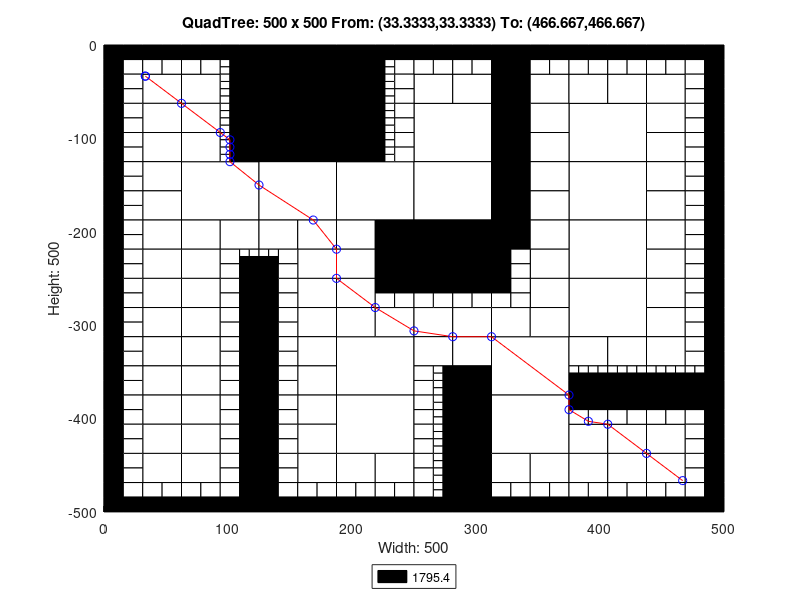

Write MATLAB code to recreate this figure.
axis([0 500 -500 0]);
title('QuadTree: 500 x 500 From: (33.3333,33.3333) To: (466.667,466.667)');
xlabel('Width: 500');
ylabel('Height: 500');
rectangle('Position',[125 -62.5 62.5 62.5], 'FaceColor',[0 0 0]);
rectangle('Position',[125 -125 62.5 62.5], 'FaceColor',[0 0 0]);
rectangle('Position',[62.5 -187.5 62.5 62.5], 'FaceColor',[1 1 1]);
rectangle('Position',[125 -187.5 62.5 62.5], 'FaceColor',[1 1 1]);
rectangle('Position',[187.5 -187.5 62.5 62.5], 'FaceColor',[1 1 1]);
rectangle('Position',[250 -125 62.5 62.5], 'FaceColor',[1 1 1]);
rectangle('Position',[375 -125 62.5 62.5], 'FaceColor',[1 1 1]);
rectangle('Position',[250 -187.5 62.5 62.5], 'FaceColor',[1 1 1]);
rectangle('Position',[250 -250 62.5 62.5], 'FaceColor',[0 0 0]);
rectangle('Position',[375 -187.5 62.5 62.5], 'FaceColor',[1 1 1]);
rectangle('Position',[375 -250 62.5 62.5], 'FaceColor',[1 1 1]);
rectangle('Position',[187.5 -375 62.5 62.5], 'FaceColor',[1 1 1]);
rectangle('Position',[187.5 -437.5 62.5 62.5], 'FaceColor',[1 1 1]);
rectangle('Position',[312.5 -375 62.5 62.5], 'FaceColor',[1 1 1]);
rectangle('Position',[375 -312.5 62.5 62.5], 'FaceColor',[1 1 1]);
rectangle('Position',[312.5 -437.5 62.5 62.5], 'FaceColor',[1 1 1]);
rectangle('Position',[31.25 -62.5 31.25 31.25], 'FaceColor',[1 1 1]);
rectangle('Position',[62.5 -62.5 31.25 31.25], 'FaceColor',[1 1 1]);
rectangle('Position',[31.25 -93.75 31.25 31.25], 'FaceColor',[1 1 1]);
rectangle('Position',[31.25 -125 31.25 31.25], 'FaceColor',[1 1 1]);
rectangle('Position',[62.5 -93.75 31.25 31.25], 'FaceColor',[1 1 1]);
rectangle('Position',[62.5 -125 31.25 31.25], 'FaceColor',[1 1 1]);
rectangle('Position',[187.5 -31.25 31.25 31.25], 'FaceColor',[0 0 0]);
rectangle('Position',[187.5 -62.5 31.25 31.25], 'FaceColor',[0 0 0]);
rectangle('Position',[187.5 -93.75 31.25 31.25], 'FaceColor',[0 0 0]);
rectangle('Position',[187.5 -125 31.25 31.25], 'FaceColor',[0 0 0]);
rectangle('Position',[31.25 -156.25 31.25 31.25], 'FaceColor',[1 1 1]);
rectangle('Position',[31.25 -187.5 31.25 31.25], 'FaceColor',[1 1 1]);
rectangle('Position',[31.25 -218.75 31.25 31.25], 'FaceColor',[1 1 1]);
rectangle('Position',[31.25 -250 31.25 31.25], 'FaceColor',[1 1 1]);
rectangle('Position',[62.5 -218.75 31.25 31.25], 'FaceColor',[1 1 1]);
rectangle('Position',[93.75 -218.75 31.25 31.25], 'FaceColor',[1 1 1]);
rectangle('Position',[62.5 -250 31.25 31.25], 'FaceColor',[1 1 1]);
rectangle('Position',[125 -218.75 31.25 31.25], 'FaceColor',[1 1 1]);
rectangle('Position',[156.25 -218.75 31.25 31.25], 'FaceColor',[1 1 1]);
rectangle('Position',[156.25 -250 31.25 31.25], 'FaceColor',[1 1 1]);
rectangle('Position',[187.5 -218.75 31.25 31.25], 'FaceColor',[1 1 1]);
rectangle('Position',[218.75 -218.75 31.25 31.25], 'FaceColor',[0 0 0]);
rectangle('Position',[187.5 -250 31.25 31.25], 'FaceColor',[1 1 1]);
rectangle('Position',[218.75 -250 31.25 31.25], 'FaceColor',[0 0 0]);
rectangle('Position',[250 -62.5 31.25 31.25], 'FaceColor',[1 1 1]);
rectangle('Position',[281.25 -62.5 31.25 31.25], 'FaceColor',[1 1 1]);
rectangle('Position',[312.5 -31.25 31.25 31.25], 'FaceColor',[0 0 0]);
rectangle('Position',[312.5 -62.5 31.25 31.25], 'FaceColor',[0 0 0]);
rectangle('Position',[343.75 -62.5 31.25 31.25], 'FaceColor',[1 1 1]);
rectangle('Position',[312.5 -93.75 31.25 31.25], 'FaceColor',[0 0 0]);
rectangle('Position',[343.75 -93.75 31.25 31.25], 'FaceColor',[1 1 1]);
rectangle('Position',[312.5 -125 31.25 31.25], 'FaceColor',[0 0 0]);
rectangle('Position',[343.75 -125 31.25 31.25], 'FaceColor',[1 1 1]);
rectangle('Position',[375 -62.5 31.25 31.25], 'FaceColor',[1 1 1]);
rectangle('Position',[406.25 -62.5 31.25 31.25], 'FaceColor',[1 1 1]);
rectangle('Position',[437.5 -62.5 31.25 31.25], 'FaceColor',[1 1 1]);
rectangle('Position',[437.5 -93.75 31.25 31.25], 'FaceColor',[1 1 1]);
rectangle('Position',[437.5 -125 31.25 31.25], 'FaceColor',[1 1 1]);
rectangle('Position',[312.5 -156.25 31.25 31.25], 'FaceColor',[0 0 0]);
rectangle('Position',[343.75 -156.25 31.25 31.25], 'FaceColor',[1 1 1]);
rectangle('Position',[312.5 -187.5 31.25 31.25], 'FaceColor',[0 0 0]);
rectangle('Position',[343.75 -187.5 31.25 31.25], 'FaceColor',[1 1 1]);
rectangle('Position',[312.5 -218.75 31.25 31.25], 'FaceColor',[0 0 0]);
rectangle('Position',[343.75 -218.75 31.25 31.25], 'FaceColor',[1 1 1]);
rectangle('Position',[343.75 -250 31.25 31.25], 'FaceColor',[1 1 1]);
rectangle('Position',[437.5 -156.25 31.25 31.25], 'FaceColor',[1 1 1]);
rectangle('Position',[437.5 -187.5 31.25 31.25], 'FaceColor',[1 1 1]);
rectangle('Position',[437.5 -218.75 31.25 31.25], 'FaceColor',[1 1 1]);
rectangle('Position',[437.5 -250 31.25 31.25], 'FaceColor',[1 1 1]);
rectangle('Position',[31.25 -281.25 31.25 31.25], 'FaceColor',[1 1 1]);
rectangle('Position',[31.25 -312.5 31.25 31.25], 'FaceColor',[1 1 1]);
rectangle('Position',[62.5 -281.25 31.25 31.25], 'FaceColor',[1 1 1]);
rectangle('Position',[62.5 -312.5 31.25 31.25], 'FaceColor',[1 1 1]);
rectangle('Position',[31.25 -343.75 31.25 31.25], 'FaceColor',[1 1 1]);
rectangle('Position',[31.25 -375 31.25 31.25], 'FaceColor',[1 1 1]);
rectangle('Position',[62.5 -343.75 31.25 31.25], 'FaceColor',[1 1 1]);
rectangle('Position',[62.5 -375 31.25 31.25], 'FaceColor',[1 1 1]);
rectangle('Position',[156.25 -281.25 31.25 31.25], 'FaceColor',[1 1 1]);
rectangle('Position',[156.25 -312.5 31.25 31.25], 'FaceColor',[1 1 1]);
rectangle('Position',[187.5 -281.25 31.25 31.25], 'FaceColor',[1 1 1]);
rectangle('Position',[187.5 -312.5 31.25 31.25], 'FaceColor',[1 1 1]);
rectangle('Position',[218.75 -312.5 31.25 31.25], 'FaceColor',[1 1 1]);
rectangle('Position',[156.25 -343.75 31.25 31.25], 'FaceColor',[1 1 1]);
rectangle('Position',[156.25 -375 31.25 31.25], 'FaceColor',[1 1 1]);
rectangle('Position',[31.25 -406.25 31.25 31.25], 'FaceColor',[1 1 1]);
rectangle('Position',[31.25 -437.5 31.25 31.25], 'FaceColor',[1 1 1]);
rectangle('Position',[62.5 -406.25 31.25 31.25], 'FaceColor',[1 1 1]);
rectangle('Position',[62.5 -437.5 31.25 31.25], 'FaceColor',[1 1 1]);
rectangle('Position',[31.25 -468.75 31.25 31.25], 'FaceColor',[1 1 1]);
rectangle('Position',[62.5 -468.75 31.25 31.25], 'FaceColor',[1 1 1]);
rectangle('Position',[156.25 -406.25 31.25 31.25], 'FaceColor',[1 1 1]);
rectangle('Position',[156.25 -437.5 31.25 31.25], 'FaceColor',[1 1 1]);
rectangle('Position',[156.25 -468.75 31.25 31.25], 'FaceColor',[1 1 1]);
rectangle('Position',[187.5 -468.75 31.25 31.25], 'FaceColor',[1 1 1]);
rectangle('Position',[218.75 -468.75 31.25 31.25], 'FaceColor',[1 1 1]);
rectangle('Position',[250 -312.5 31.25 31.25], 'FaceColor',[1 1 1]);
rectangle('Position',[281.25 -312.5 31.25 31.25], 'FaceColor',[1 1 1]);
rectangle('Position',[343.75 -281.25 31.25 31.25], 'FaceColor',[1 1 1]);
rectangle('Position',[312.5 -312.5 31.25 31.25], 'FaceColor',[1 1 1]);
rectangle('Position',[343.75 -312.5 31.25 31.25], 'FaceColor',[1 1 1]);
rectangle('Position',[250 -343.75 31.25 31.25], 'FaceColor',[1 1 1]);
rectangle('Position',[281.25 -343.75 31.25 31.25], 'FaceColor',[1 1 1]);
rectangle('Position',[281.25 -375 31.25 31.25], 'FaceColor',[0 0 0]);
rectangle('Position',[437.5 -281.25 31.25 31.25], 'FaceColor',[1 1 1]);
rectangle('Position',[437.5 -312.5 31.25 31.25], 'FaceColor',[1 1 1]);
rectangle('Position',[375 -343.75 31.25 31.25], 'FaceColor',[1 1 1]);
rectangle('Position',[406.25 -343.75 31.25 31.25], 'FaceColor',[1 1 1]);
rectangle('Position',[437.5 -343.75 31.25 31.25], 'FaceColor',[1 1 1]);
rectangle('Position',[281.25 -406.25 31.25 31.25], 'FaceColor',[0 0 0]);
rectangle('Position',[281.25 -437.5 31.25 31.25], 'FaceColor',[0 0 0]);
rectangle('Position',[281.25 -468.75 31.25 31.25], 'FaceColor',[0 0 0]);
rectangle('Position',[281.25 -500 31.25 31.25], 'FaceColor',[0 0 0]);
rectangle('Position',[312.5 -468.75 31.25 31.25], 'FaceColor',[1 1 1]);
rectangle('Position',[343.75 -468.75 31.25 31.25], 'FaceColor',[1 1 1]);
rectangle('Position',[375 -437.5 31.25 31.25], 'FaceColor',[1 1 1]);
rectangle('Position',[406.25 -437.5 31.25 31.25], 'FaceColor',[1 1 1]);
rectangle('Position',[437.5 -437.5 31.25 31.25], 'FaceColor',[1 1 1]);
rectangle('Position',[375 -468.75 31.25 31.25], 'FaceColor',[1 1 1]);
rectangle('Position',[406.25 -468.75 31.25 31.25], 'FaceColor',[1 1 1]);
rectangle('Position',[437.5 -468.75 31.25 31.25], 'FaceColor',[1 1 1]);
rectangle('Position',[0 -15.625 15.625 15.625], 'FaceColor',[0 0 0]);
rectangle('Position',[15.625 -15.625 15.625 15.625], 'FaceColor',[0 0 0]);
rectangle('Position',[0 -31.25 15.625 15.625], 'FaceColor',[0 0 0]);
rectangle('Position',[15.625 -31.25 15.625 15.625], 'FaceColor',[1 1 1]);
rectangle('Position',[31.25 -15.625 15.625 15.625], 'FaceColor',[0 0 0]);
rectangle('Position',[46.875 -15.625 15.625 15.625], 'FaceColor',[0 0 0]);
rectangle('Position',[31.25 -31.25 15.625 15.625], 'FaceColor',[1 1 1]);
rectangle('Position',[46.875 -31.25 15.625 15.625], 'FaceColor',[1 1 1]);
rectangle('Position',[0 -46.875 15.625 15.625], 'FaceColor',[0 0 0]);
rectangle('Position',[15.625 -46.875 15.625 15.625], 'FaceColor',[1 1 1]);
rectangle('Position',[0 -62.5 15.625 15.625], 'FaceColor',[0 0 0]);
rectangle('Position',[15.625 -62.5 15.625 15.625], 'FaceColor',[1 1 1]);
rectangle('Position',[62.5 -15.625 15.625 15.625], 'FaceColor',[0 0 0]);
rectangle('Position',[78.125 -15.625 15.625 15.625], 'FaceColor',[0 0 0]);
rectangle('Position',[62.5 -31.25 15.625 15.625], 'FaceColor',[1 1 1]);
rectangle('Position',[78.125 -31.25 15.625 15.625], 'FaceColor',[1 1 1]);
rectangle('Position',[93.75 -15.625 15.625 15.625], 'FaceColor',[0 0 0]);
rectangle('Position',[109.375 -15.625 15.625 15.625], 'FaceColor',[0 0 0]);
rectangle('Position',[109.375 -31.25 15.625 15.625], 'FaceColor',[0 0 0]);
rectangle('Position',[109.375 -46.875 15.625 15.625], 'FaceColor',[0 0 0]);
rectangle('Position',[109.375 -62.5 15.625 15.625], 'FaceColor',[0 0 0]);
rectangle('Position',[0 -78.125 15.625 15.625], 'FaceColor',[0 0 0]);
rectangle('Position',[15.625 -78.125 15.625 15.625], 'FaceColor',[1 1 1]);
rectangle('Position',[0 -93.75 15.625 15.625], 'FaceColor',[0 0 0]);
rectangle('Position',[15.625 -93.75 15.625 15.625], 'FaceColor',[1 1 1]);
rectangle('Position',[0 -109.375 15.625 15.625], 'FaceColor',[0 0 0]);
rectangle('Position',[15.625 -109.375 15.625 15.625], 'FaceColor',[1 1 1]);
rectangle('Position',[0 -125 15.625 15.625], 'FaceColor',[0 0 0]);
rectangle('Position',[15.625 -125 15.625 15.625], 'FaceColor',[1 1 1]);
rectangle('Position',[109.375 -78.125 15.625 15.625], 'FaceColor',[0 0 0]);
rectangle('Position',[109.375 -93.75 15.625 15.625], 'FaceColor',[0 0 0]);
rectangle('Position',[109.375 -109.375 15.625 15.625], 'FaceColor',[0 0 0]);
rectangle('Position',[109.375 -125 15.625 15.625], 'FaceColor',[0 0 0]);
rectangle('Position',[218.75 -15.625 15.625 15.625], 'FaceColor',[0 0 0]);
rectangle('Position',[234.375 -15.625 15.625 15.625], 'FaceColor',[0 0 0]);
rectangle('Position',[234.375 -31.25 15.625 15.625], 'FaceColor',[1 1 1]);
rectangle('Position',[234.375 -46.875 15.625 15.625], 'FaceColor',[1 1 1]);
rectangle('Position',[234.375 -62.5 15.625 15.625], 'FaceColor',[1 1 1]);
rectangle('Position',[234.375 -78.125 15.625 15.625], 'FaceColor',[1 1 1]);
rectangle('Position',[234.375 -93.75 15.625 15.625], 'FaceColor',[1 1 1]);
rectangle('Position',[234.375 -109.375 15.625 15.625], 'FaceColor',[1 1 1]);
rectangle('Position',[234.375 -125 15.625 15.625], 'FaceColor',[1 1 1]);
rectangle('Position',[0 -140.625 15.625 15.625], 'FaceColor',[0 0 0]);
rectangle('Position',[15.625 -140.625 15.625 15.625], 'FaceColor',[1 1 1]);
rectangle('Position',[0 -156.25 15.625 15.625], 'FaceColor',[0 0 0]);
rectangle('Position',[15.625 -156.25 15.625 15.625], 'FaceColor',[1 1 1]);
rectangle('Position',[0 -171.875 15.625 15.625], 'FaceColor',[0 0 0]);
rectangle('Position',[15.625 -171.875 15.625 15.625], 'FaceColor',[1 1 1]);
rectangle('Position',[0 -187.5 15.625 15.625], 'FaceColor',[0 0 0]);
rectangle('Position',[15.625 -187.5 15.625 15.625], 'FaceColor',[1 1 1]);
rectangle('Position',[0 -203.125 15.625 15.625], 'FaceColor',[0 0 0]);
rectangle('Position',[15.625 -203.125 15.625 15.625], 'FaceColor',[1 1 1]);
rectangle('Position',[0 -218.75 15.625 15.625], 'FaceColor',[0 0 0]);
rectangle('Position',[15.625 -218.75 15.625 15.625], 'FaceColor',[1 1 1]);
rectangle('Position',[0 -234.375 15.625 15.625], 'FaceColor',[0 0 0]);
rectangle('Position',[15.625 -234.375 15.625 15.625], 'FaceColor',[1 1 1]);
rectangle('Position',[0 -250 15.625 15.625], 'FaceColor',[0 0 0]);
rectangle('Position',[15.625 -250 15.625 15.625], 'FaceColor',[1 1 1]);
rectangle('Position',[93.75 -234.375 15.625 15.625], 'FaceColor',[1 1 1]);
rectangle('Position',[93.75 -250 15.625 15.625], 'FaceColor',[1 1 1]);
rectangle('Position',[109.375 -250 15.625 15.625], 'FaceColor',[0 0 0]);
rectangle('Position',[140.625 -234.375 15.625 15.625], 'FaceColor',[1 1 1]);
rectangle('Position',[125 -250 15.625 15.625], 'FaceColor',[0 0 0]);
rectangle('Position',[140.625 -250 15.625 15.625], 'FaceColor',[1 1 1]);
rectangle('Position',[250 -15.625 15.625 15.625], 'FaceColor',[0 0 0]);
rectangle('Position',[265.625 -15.625 15.625 15.625], 'FaceColor',[0 0 0]);
rectangle('Position',[250 -31.25 15.625 15.625], 'FaceColor',[1 1 1]);
rectangle('Position',[265.625 -31.25 15.625 15.625], 'FaceColor',[1 1 1]);
rectangle('Position',[281.25 -15.625 15.625 15.625], 'FaceColor',[0 0 0]);
rectangle('Position',[296.875 -15.625 15.625 15.625], 'FaceColor',[0 0 0]);
rectangle('Position',[281.25 -31.25 15.625 15.625], 'FaceColor',[1 1 1]);
rectangle('Position',[296.875 -31.25 15.625 15.625], 'FaceColor',[1 1 1]);
rectangle('Position',[343.75 -15.625 15.625 15.625], 'FaceColor',[0 0 0]);
rectangle('Position',[359.375 -15.625 15.625 15.625], 'FaceColor',[0 0 0]);
rectangle('Position',[343.75 -31.25 15.625 15.625], 'FaceColor',[1 1 1]);
rectangle('Position',[359.375 -31.25 15.625 15.625], 'FaceColor',[1 1 1]);
rectangle('Position',[375 -15.625 15.625 15.625], 'FaceColor',[0 0 0]);
rectangle('Position',[390.625 -15.625 15.625 15.625], 'FaceColor',[0 0 0]);
rectangle('Position',[375 -31.25 15.625 15.625], 'FaceColor',[1 1 1]);
rectangle('Position',[390.625 -31.25 15.625 15.625], 'FaceColor',[1 1 1]);
rectangle('Position',[406.25 -15.625 15.625 15.625], 'FaceColor',[0 0 0]);
rectangle('Position',[421.875 -15.625 15.625 15.625], 'FaceColor',[0 0 0]);
rectangle('Position',[406.25 -31.25 15.625 15.625], 'FaceColor',[1 1 1]);
rectangle('Position',[421.875 -31.25 15.625 15.625], 'FaceColor',[1 1 1]);
rectangle('Position',[437.5 -15.625 15.625 15.625], 'FaceColor',[0 0 0]);
rectangle('Position',[453.125 -15.625 15.625 15.625], 'FaceColor',[0 0 0]);
rectangle('Position',[437.5 -31.25 15.625 15.625], 'FaceColor',[1 1 1]);
rectangle('Position',[453.125 -31.25 15.625 15.625], 'FaceColor',[1 1 1]);
rectangle('Position',[468.75 -15.625 15.625 15.625], 'FaceColor',[0 0 0]);
rectangle('Position',[484.375 -15.625 15.625 15.625], 'FaceColor',[0 0 0]);
rectangle('Position',[468.75 -31.25 15.625 15.625], 'FaceColor',[1 1 1]);
rectangle('Position',[484.375 -31.25 15.625 15.625], 'FaceColor',[0 0 0]);
rectangle('Position',[468.75 -46.875 15.625 15.625], 'FaceColor',[1 1 1]);
rectangle('Position',[484.375 -46.875 15.625 15.625], 'FaceColor',[0 0 0]);
rectangle('Position',[468.75 -62.5 15.625 15.625], 'FaceColor',[1 1 1]);
rectangle('Position',[484.375 -62.5 15.625 15.625], 'FaceColor',[0 0 0]);
rectangle('Position',[468.75 -78.125 15.625 15.625], 'FaceColor',[1 1 1]);
rectangle('Position',[484.375 -78.125 15.625 15.625], 'FaceColor',[0 0 0]);
rectangle('Position',[468.75 -93.75 15.625 15.625], 'FaceColor',[1 1 1]);
rectangle('Position',[484.375 -93.75 15.625 15.625], 'FaceColor',[0 0 0]);
rectangle('Position',[468.75 -109.375 15.625 15.625], 'FaceColor',[1 1 1]);
rectangle('Position',[484.375 -109.375 15.625 15.625], 'FaceColor',[0 0 0]);
rectangle('Position',[468.75 -125 15.625 15.625], 'FaceColor',[1 1 1]);
rectangle('Position',[484.375 -125 15.625 15.625], 'FaceColor',[0 0 0]);
rectangle('Position',[312.5 -234.375 15.625 15.625], 'FaceColor',[0 0 0]);
rectangle('Position',[328.125 -234.375 15.625 15.625], 'FaceColor',[1 1 1]);
rectangle('Position',[312.5 -250 15.625 15.625], 'FaceColor',[0 0 0]);
rectangle('Position',[328.125 -250 15.625 15.625], 'FaceColor',[1 1 1]);
rectangle('Position',[468.75 -140.625 15.625 15.625], 'FaceColor',[1 1 1]);
rectangle('Position',[484.375 -140.625 15.625 15.625], 'FaceColor',[0 0 0]);
rectangle('Position',[468.75 -156.25 15.625 15.625], 'FaceColor',[1 1 1]);
rectangle('Position',[484.375 -156.25 15.625 15.625], 'FaceColor',[0 0 0]);
rectangle('Position',[468.75 -171.875 15.625 15.625], 'FaceColor',[1 1 1]);
rectangle('Position',[484.375 -171.875 15.625 15.625], 'FaceColor',[0 0 0]);
rectangle('Position',[468.75 -187.5 15.625 15.625], 'FaceColor',[1 1 1]);
rectangle('Position',[484.375 -187.5 15.625 15.625], 'FaceColor',[0 0 0]);
rectangle('Position',[468.75 -203.125 15.625 15.625], 'FaceColor',[1 1 1]);
rectangle('Position',[484.375 -203.125 15.625 15.625], 'FaceColor',[0 0 0]);
rectangle('Position',[468.75 -218.75 15.625 15.625], 'FaceColor',[1 1 1]);
rectangle('Position',[484.375 -218.75 15.625 15.625], 'FaceColor',[0 0 0]);
rectangle('Position',[468.75 -234.375 15.625 15.625], 'FaceColor',[1 1 1]);
rectangle('Position',[484.375 -234.375 15.625 15.625], 'FaceColor',[0 0 0]);
rectangle('Position',[468.75 -250 15.625 15.625], 'FaceColor',[1 1 1]);
rectangle('Position',[484.375 -250 15.625 15.625], 'FaceColor',[0 0 0]);
rectangle('Position',[0 -265.625 15.625 15.625], 'FaceColor',[0 0 0]);
rectangle('Position',[15.625 -265.625 15.625 15.625], 'FaceColor',[1 1 1]);
rectangle('Position',[0 -281.25 15.625 15.625], 'FaceColor',[0 0 0]);
rectangle('Position',[15.625 -281.25 15.625 15.625], 'FaceColor',[1 1 1]);
rectangle('Position',[0 -296.875 15.625 15.625], 'FaceColor',[0 0 0]);
rectangle('Position',[15.625 -296.875 15.625 15.625], 'FaceColor',[1 1 1]);
rectangle('Position',[0 -312.5 15.625 15.625], 'FaceColor',[0 0 0]);
rectangle('Position',[15.625 -312.5 15.625 15.625], 'FaceColor',[1 1 1]);
rectangle('Position',[93.75 -265.625 15.625 15.625], 'FaceColor',[1 1 1]);
rectangle('Position',[109.375 -265.625 15.625 15.625], 'FaceColor',[0 0 0]);
rectangle('Position',[93.75 -281.25 15.625 15.625], 'FaceColor',[1 1 1]);
rectangle('Position',[109.375 -281.25 15.625 15.625], 'FaceColor',[0 0 0]);
rectangle('Position',[93.75 -296.875 15.625 15.625], 'FaceColor',[1 1 1]);
rectangle('Position',[109.375 -296.875 15.625 15.625], 'FaceColor',[0 0 0]);
rectangle('Position',[93.75 -312.5 15.625 15.625], 'FaceColor',[1 1 1]);
rectangle('Position',[109.375 -312.5 15.625 15.625], 'FaceColor',[0 0 0]);
rectangle('Position',[0 -328.125 15.625 15.625], 'FaceColor',[0 0 0]);
rectangle('Position',[15.625 -328.125 15.625 15.625], 'FaceColor',[1 1 1]);
rectangle('Position',[0 -343.75 15.625 15.625], 'FaceColor',[0 0 0]);
rectangle('Position',[15.625 -343.75 15.625 15.625], 'FaceColor',[1 1 1]);
rectangle('Position',[0 -359.375 15.625 15.625], 'FaceColor',[0 0 0]);
rectangle('Position',[15.625 -359.375 15.625 15.625], 'FaceColor',[1 1 1]);
rectangle('Position',[0 -375 15.625 15.625], 'FaceColor',[0 0 0]);
rectangle('Position',[15.625 -375 15.625 15.625], 'FaceColor',[1 1 1]);
rectangle('Position',[93.75 -328.125 15.625 15.625], 'FaceColor',[1 1 1]);
rectangle('Position',[109.375 -328.125 15.625 15.625], 'FaceColor',[0 0 0]);
rectangle('Position',[93.75 -343.75 15.625 15.625], 'FaceColor',[1 1 1]);
rectangle('Position',[109.375 -343.75 15.625 15.625], 'FaceColor',[0 0 0]);
rectangle('Position',[93.75 -359.375 15.625 15.625], 'FaceColor',[1 1 1]);
rectangle('Position',[109.375 -359.375 15.625 15.625], 'FaceColor',[0 0 0]);
rectangle('Position',[93.75 -375 15.625 15.625], 'FaceColor',[1 1 1]);
rectangle('Position',[109.375 -375 15.625 15.625], 'FaceColor',[0 0 0]);
rectangle('Position',[125 -265.625 15.625 15.625], 'FaceColor',[0 0 0]);
rectangle('Position',[140.625 -265.625 15.625 15.625], 'FaceColor',[1 1 1]);
rectangle('Position',[125 -281.25 15.625 15.625], 'FaceColor',[0 0 0]);
rectangle('Position',[140.625 -281.25 15.625 15.625], 'FaceColor',[1 1 1]);
rectangle('Position',[125 -296.875 15.625 15.625], 'FaceColor',[0 0 0]);
rectangle('Position',[140.625 -296.875 15.625 15.625], 'FaceColor',[1 1 1]);
rectangle('Position',[125 -312.5 15.625 15.625], 'FaceColor',[0 0 0]);
rectangle('Position',[140.625 -312.5 15.625 15.625], 'FaceColor',[1 1 1]);
rectangle('Position',[218.75 -265.625 15.625 15.625], 'FaceColor',[0 0 0]);
rectangle('Position',[234.375 -265.625 15.625 15.625], 'FaceColor',[0 0 0]);
rectangle('Position',[218.75 -281.25 15.625 15.625], 'FaceColor',[1 1 1]);
rectangle('Position',[234.375 -281.25 15.625 15.625], 'FaceColor',[1 1 1]);
rectangle('Position',[125 -328.125 15.625 15.625], 'FaceColor',[0 0 0]);
rectangle('Position',[140.625 -328.125 15.625 15.625], 'FaceColor',[1 1 1]);
rectangle('Position',[125 -343.75 15.625 15.625], 'FaceColor',[0 0 0]);
rectangle('Position',[140.625 -343.75 15.625 15.625], 'FaceColor',[1 1 1]);
rectangle('Position',[125 -359.375 15.625 15.625], 'FaceColor',[0 0 0]);
rectangle('Position',[140.625 -359.375 15.625 15.625], 'FaceColor',[1 1 1]);
rectangle('Position',[125 -375 15.625 15.625], 'FaceColor',[0 0 0]);
rectangle('Position',[140.625 -375 15.625 15.625], 'FaceColor',[1 1 1]);
rectangle('Position',[0 -390.625 15.625 15.625], 'FaceColor',[0 0 0]);
rectangle('Position',[15.625 -390.625 15.625 15.625], 'FaceColor',[1 1 1]);
rectangle('Position',[0 -406.25 15.625 15.625], 'FaceColor',[0 0 0]);
rectangle('Position',[15.625 -406.25 15.625 15.625], 'FaceColor',[1 1 1]);
rectangle('Position',[0 -421.875 15.625 15.625], 'FaceColor',[0 0 0]);
rectangle('Position',[15.625 -421.875 15.625 15.625], 'FaceColor',[1 1 1]);
rectangle('Position',[0 -437.5 15.625 15.625], 'FaceColor',[0 0 0]);
rectangle('Position',[15.625 -437.5 15.625 15.625], 'FaceColor',[1 1 1]);
rectangle('Position',[93.75 -390.625 15.625 15.625], 'FaceColor',[1 1 1]);
rectangle('Position',[109.375 -390.625 15.625 15.625], 'FaceColor',[0 0 0]);
rectangle('Position',[93.75 -406.25 15.625 15.625], 'FaceColor',[1 1 1]);
rectangle('Position',[109.375 -406.25 15.625 15.625], 'FaceColor',[0 0 0]);
rectangle('Position',[93.75 -421.875 15.625 15.625], 'FaceColor',[1 1 1]);
rectangle('Position',[109.375 -421.875 15.625 15.625], 'FaceColor',[0 0 0]);
rectangle('Position',[93.75 -437.5 15.625 15.625], 'FaceColor',[1 1 1]);
rectangle('Position',[109.375 -437.5 15.625 15.625], 'FaceColor',[0 0 0]);
rectangle('Position',[0 -453.125 15.625 15.625], 'FaceColor',[0 0 0]);
rectangle('Position',[15.625 -453.125 15.625 15.625], 'FaceColor',[1 1 1]);
rectangle('Position',[0 -468.75 15.625 15.625], 'FaceColor',[0 0 0]);
rectangle('Position',[15.625 -468.75 15.625 15.625], 'FaceColor',[1 1 1]);
rectangle('Position',[0 -484.375 15.625 15.625], 'FaceColor',[0 0 0]);
rectangle('Position',[15.625 -484.375 15.625 15.625], 'FaceColor',[1 1 1]);
rectangle('Position',[0 -500 15.625 15.625], 'FaceColor',[0 0 0]);
rectangle('Position',[15.625 -500 15.625 15.625], 'FaceColor',[0 0 0]);
rectangle('Position',[31.25 -484.375 15.625 15.625], 'FaceColor',[1 1 1]);
rectangle('Position',[46.875 -484.375 15.625 15.625], 'FaceColor',[1 1 1]);
rectangle('Position',[31.25 -500 15.625 15.625], 'FaceColor',[0 0 0]);
rectangle('Position',[46.875 -500 15.625 15.625], 'FaceColor',[0 0 0]);
rectangle('Position',[93.75 -453.125 15.625 15.625], 'FaceColor',[1 1 1]);
rectangle('Position',[109.375 -453.125 15.625 15.625], 'FaceColor',[0 0 0]);
rectangle('Position',[93.75 -468.75 15.625 15.625], 'FaceColor',[1 1 1]);
rectangle('Position',[109.375 -468.75 15.625 15.625], 'FaceColor',[0 0 0]);
rectangle('Position',[62.5 -484.375 15.625 15.625], 'FaceColor',[1 1 1]);
rectangle('Position',[78.125 -484.375 15.625 15.625], 'FaceColor',[1 1 1]);
rectangle('Position',[62.5 -500 15.625 15.625], 'FaceColor',[0 0 0]);
rectangle('Position',[78.125 -500 15.625 15.625], 'FaceColor',[0 0 0]);
rectangle('Position',[93.75 -484.375 15.625 15.625], 'FaceColor',[1 1 1]);
rectangle('Position',[109.375 -484.375 15.625 15.625], 'FaceColor',[0 0 0]);
rectangle('Position',[93.75 -500 15.625 15.625], 'FaceColor',[0 0 0]);
rectangle('Position',[109.375 -500 15.625 15.625], 'FaceColor',[0 0 0]);
rectangle('Position',[125 -390.625 15.625 15.625], 'FaceColor',[0 0 0]);
rectangle('Position',[140.625 -390.625 15.625 15.625], 'FaceColor',[1 1 1]);
rectangle('Position',[125 -406.25 15.625 15.625], 'FaceColor',[0 0 0]);
rectangle('Position',[140.625 -406.25 15.625 15.625], 'FaceColor',[1 1 1]);
rectangle('Position',[125 -421.875 15.625 15.625], 'FaceColor',[0 0 0]);
rectangle('Position',[140.625 -421.875 15.625 15.625], 'FaceColor',[1 1 1]);
rectangle('Position',[125 -437.5 15.625 15.625], 'FaceColor',[0 0 0]);
rectangle('Position',[140.625 -437.5 15.625 15.625], 'FaceColor',[1 1 1]);
rectangle('Position',[125 -453.125 15.625 15.625], 'FaceColor',[0 0 0]);
rectangle('Position',[140.625 -453.125 15.625 15.625], 'FaceColor',[1 1 1]);
rectangle('Position',[125 -468.75 15.625 15.625], 'FaceColor',[0 0 0]);
rectangle('Position',[140.625 -468.75 15.625 15.625], 'FaceColor',[1 1 1]);
rectangle('Position',[125 -484.375 15.625 15.625], 'FaceColor',[0 0 0]);
rectangle('Position',[140.625 -484.375 15.625 15.625], 'FaceColor',[1 1 1]);
rectangle('Position',[125 -500 15.625 15.625], 'FaceColor',[0 0 0]);
rectangle('Position',[140.625 -500 15.625 15.625], 'FaceColor',[0 0 0]);
rectangle('Position',[156.25 -484.375 15.625 15.625], 'FaceColor',[1 1 1]);
rectangle('Position',[171.875 -484.375 15.625 15.625], 'FaceColor',[1 1 1]);
rectangle('Position',[156.25 -500 15.625 15.625], 'FaceColor',[0 0 0]);
rectangle('Position',[171.875 -500 15.625 15.625], 'FaceColor',[0 0 0]);
rectangle('Position',[187.5 -484.375 15.625 15.625], 'FaceColor',[1 1 1]);
rectangle('Position',[203.125 -484.375 15.625 15.625], 'FaceColor',[1 1 1]);
rectangle('Position',[187.5 -500 15.625 15.625], 'FaceColor',[0 0 0]);
rectangle('Position',[203.125 -500 15.625 15.625], 'FaceColor',[0 0 0]);
rectangle('Position',[218.75 -484.375 15.625 15.625], 'FaceColor',[1 1 1]);
rectangle('Position',[234.375 -484.375 15.625 15.625], 'FaceColor',[1 1 1]);
rectangle('Position',[218.75 -500 15.625 15.625], 'FaceColor',[0 0 0]);
rectangle('Position',[234.375 -500 15.625 15.625], 'FaceColor',[0 0 0]);
rectangle('Position',[250 -265.625 15.625 15.625], 'FaceColor',[0 0 0]);
rectangle('Position',[265.625 -265.625 15.625 15.625], 'FaceColor',[0 0 0]);
rectangle('Position',[250 -281.25 15.625 15.625], 'FaceColor',[1 1 1]);
rectangle('Position',[265.625 -281.25 15.625 15.625], 'FaceColor',[1 1 1]);
rectangle('Position',[281.25 -265.625 15.625 15.625], 'FaceColor',[0 0 0]);
rectangle('Position',[296.875 -265.625 15.625 15.625], 'FaceColor',[0 0 0]);
rectangle('Position',[281.25 -281.25 15.625 15.625], 'FaceColor',[1 1 1]);
rectangle('Position',[296.875 -281.25 15.625 15.625], 'FaceColor',[1 1 1]);
rectangle('Position',[312.5 -265.625 15.625 15.625], 'FaceColor',[0 0 0]);
rectangle('Position',[328.125 -265.625 15.625 15.625], 'FaceColor',[1 1 1]);
rectangle('Position',[312.5 -281.25 15.625 15.625], 'FaceColor',[1 1 1]);
rectangle('Position',[328.125 -281.25 15.625 15.625], 'FaceColor',[1 1 1]);
rectangle('Position',[250 -359.375 15.625 15.625], 'FaceColor',[1 1 1]);
rectangle('Position',[250 -375 15.625 15.625], 'FaceColor',[1 1 1]);
rectangle('Position',[468.75 -265.625 15.625 15.625], 'FaceColor',[1 1 1]);
rectangle('Position',[484.375 -265.625 15.625 15.625], 'FaceColor',[0 0 0]);
rectangle('Position',[468.75 -281.25 15.625 15.625], 'FaceColor',[1 1 1]);
rectangle('Position',[484.375 -281.25 15.625 15.625], 'FaceColor',[0 0 0]);
rectangle('Position',[468.75 -296.875 15.625 15.625], 'FaceColor',[1 1 1]);
rectangle('Position',[484.375 -296.875 15.625 15.625], 'FaceColor',[0 0 0]);
rectangle('Position',[468.75 -312.5 15.625 15.625], 'FaceColor',[1 1 1]);
rectangle('Position',[484.375 -312.5 15.625 15.625], 'FaceColor',[0 0 0]);
rectangle('Position',[375 -375 15.625 15.625], 'FaceColor',[0 0 0]);
rectangle('Position',[390.625 -375 15.625 15.625], 'FaceColor',[0 0 0]);
rectangle('Position',[406.25 -375 15.625 15.625], 'FaceColor',[0 0 0]);
rectangle('Position',[421.875 -375 15.625 15.625], 'FaceColor',[0 0 0]);
rectangle('Position',[468.75 -328.125 15.625 15.625], 'FaceColor',[1 1 1]);
rectangle('Position',[484.375 -328.125 15.625 15.625], 'FaceColor',[0 0 0]);
rectangle('Position',[468.75 -343.75 15.625 15.625], 'FaceColor',[1 1 1]);
rectangle('Position',[484.375 -343.75 15.625 15.625], 'FaceColor',[0 0 0]);
rectangle('Position',[437.5 -375 15.625 15.625], 'FaceColor',[0 0 0]);
rectangle('Position',[453.125 -375 15.625 15.625], 'FaceColor',[0 0 0]);
rectangle('Position',[484.375 -359.375 15.625 15.625], 'FaceColor',[0 0 0]);
rectangle('Position',[468.75 -375 15.625 15.625], 'FaceColor',[0 0 0]);
rectangle('Position',[484.375 -375 15.625 15.625], 'FaceColor',[0 0 0]);
rectangle('Position',[250 -390.625 15.625 15.625], 'FaceColor',[1 1 1]);
rectangle('Position',[250 -406.25 15.625 15.625], 'FaceColor',[1 1 1]);
rectangle('Position',[250 -421.875 15.625 15.625], 'FaceColor',[1 1 1]);
rectangle('Position',[250 -437.5 15.625 15.625], 'FaceColor',[1 1 1]);
rectangle('Position',[250 -453.125 15.625 15.625], 'FaceColor',[1 1 1]);
rectangle('Position',[250 -468.75 15.625 15.625], 'FaceColor',[1 1 1]);
rectangle('Position',[250 -484.375 15.625 15.625], 'FaceColor',[1 1 1]);
rectangle('Position',[250 -500 15.625 15.625], 'FaceColor',[0 0 0]);
rectangle('Position',[265.625 -500 15.625 15.625], 'FaceColor',[0 0 0]);
rectangle('Position',[312.5 -484.375 15.625 15.625], 'FaceColor',[1 1 1]);
rectangle('Position',[328.125 -484.375 15.625 15.625], 'FaceColor',[1 1 1]);
rectangle('Position',[312.5 -500 15.625 15.625], 'FaceColor',[0 0 0]);
rectangle('Position',[328.125 -500 15.625 15.625], 'FaceColor',[0 0 0]);
rectangle('Position',[343.75 -484.375 15.625 15.625], 'FaceColor',[1 1 1]);
rectangle('Position',[359.375 -484.375 15.625 15.625], 'FaceColor',[1 1 1]);
rectangle('Position',[343.75 -500 15.625 15.625], 'FaceColor',[0 0 0]);
rectangle('Position',[359.375 -500 15.625 15.625], 'FaceColor',[0 0 0]);
rectangle('Position',[375 -390.625 15.625 15.625], 'FaceColor',[0 0 0]);
rectangle('Position',[390.625 -390.625 15.625 15.625], 'FaceColor',[0 0 0]);
rectangle('Position',[375 -406.25 15.625 15.625], 'FaceColor',[1 1 1]);
rectangle('Position',[390.625 -406.25 15.625 15.625], 'FaceColor',[1 1 1]);
rectangle('Position',[406.25 -390.625 15.625 15.625], 'FaceColor',[0 0 0]);
rectangle('Position',[421.875 -390.625 15.625 15.625], 'FaceColor',[0 0 0]);
rectangle('Position',[406.25 -406.25 15.625 15.625], 'FaceColor',[1 1 1]);
rectangle('Position',[421.875 -406.25 15.625 15.625], 'FaceColor',[1 1 1]);
rectangle('Position',[437.5 -390.625 15.625 15.625], 'FaceColor',[0 0 0]);
rectangle('Position',[453.125 -390.625 15.625 15.625], 'FaceColor',[0 0 0]);
rectangle('Position',[437.5 -406.25 15.625 15.625], 'FaceColor',[1 1 1]);
rectangle('Position',[453.125 -406.25 15.625 15.625], 'FaceColor',[1 1 1]);
rectangle('Position',[468.75 -390.625 15.625 15.625], 'FaceColor',[0 0 0]);
rectangle('Position',[484.375 -390.625 15.625 15.625], 'FaceColor',[0 0 0]);
rectangle('Position',[468.75 -406.25 15.625 15.625], 'FaceColor',[1 1 1]);
rectangle('Position',[484.375 -406.25 15.625 15.625], 'FaceColor',[0 0 0]);
rectangle('Position',[468.75 -421.875 15.625 15.625], 'FaceColor',[1 1 1]);
rectangle('Position',[484.375 -421.875 15.625 15.625], 'FaceColor',[0 0 0]);
rectangle('Position',[468.75 -437.5 15.625 15.625], 'FaceColor',[1 1 1]);
rectangle('Position',[484.375 -437.5 15.625 15.625], 'FaceColor',[0 0 0]);
rectangle('Position',[375 -484.375 15.625 15.625], 'FaceColor',[1 1 1]);
rectangle('Position',[390.625 -484.375 15.625 15.625], 'FaceColor',[1 1 1]);
rectangle('Position',[375 -500 15.625 15.625], 'FaceColor',[0 0 0]);
rectangle('Position',[390.625 -500 15.625 15.625], 'FaceColor',[0 0 0]);
rectangle('Position',[406.25 -484.375 15.625 15.625], 'FaceColor',[1 1 1]);
rectangle('Position',[421.875 -484.375 15.625 15.625], 'FaceColor',[1 1 1]);
rectangle('Position',[406.25 -500 15.625 15.625], 'FaceColor',[0 0 0]);
rectangle('Position',[421.875 -500 15.625 15.625], 'FaceColor',[0 0 0]);
rectangle('Position',[468.75 -453.125 15.625 15.625], 'FaceColor',[1 1 1]);
rectangle('Position',[484.375 -453.125 15.625 15.625], 'FaceColor',[0 0 0]);
rectangle('Position',[468.75 -468.75 15.625 15.625], 'FaceColor',[1 1 1]);
rectangle('Position',[484.375 -468.75 15.625 15.625], 'FaceColor',[0 0 0]);
rectangle('Position',[437.5 -484.375 15.625 15.625], 'FaceColor',[1 1 1]);
rectangle('Position',[453.125 -484.375 15.625 15.625], 'FaceColor',[1 1 1]);
rectangle('Position',[437.5 -500 15.625 15.625], 'FaceColor',[0 0 0]);
rectangle('Position',[453.125 -500 15.625 15.625], 'FaceColor',[0 0 0]);
rectangle('Position',[468.75 -484.375 15.625 15.625], 'FaceColor',[1 1 1]);
rectangle('Position',[484.375 -484.375 15.625 15.625], 'FaceColor',[0 0 0]);
rectangle('Position',[468.75 -500 15.625 15.625], 'FaceColor',[0 0 0]);
rectangle('Position',[484.375 -500 15.625 15.625], 'FaceColor',[0 0 0]);
rectangle('Position',[93.75 -23.4375 7.8125 7.8125], 'FaceColor',[1 1 1]);
rectangle('Position',[101.562 -23.4375 7.8125 7.8125], 'FaceColor',[0 0 0]);
rectangle('Position',[93.75 -31.25 7.8125 7.8125], 'FaceColor',[1 1 1]);
rectangle('Position',[101.562 -31.25 7.8125 7.8125], 'FaceColor',[0 0 0]);
rectangle('Position',[93.75 -39.0625 7.8125 7.8125], 'FaceColor',[1 1 1]);
rectangle('Position',[101.562 -39.0625 7.8125 7.8125], 'FaceColor',[0 0 0]);
rectangle('Position',[93.75 -46.875 7.8125 7.8125], 'FaceColor',[1 1 1]);
rectangle('Position',[101.562 -46.875 7.8125 7.8125], 'FaceColor',[0 0 0]);
rectangle('Position',[93.75 -54.6875 7.8125 7.8125], 'FaceColor',[1 1 1]);
rectangle('Position',[101.562 -54.6875 7.8125 7.8125], 'FaceColor',[0 0 0]);
rectangle('Position',[93.75 -62.5 7.8125 7.8125], 'FaceColor',[1 1 1]);
rectangle('Position',[101.562 -62.5 7.8125 7.8125], 'FaceColor',[0 0 0]);
rectangle('Position',[93.75 -70.3125 7.8125 7.8125], 'FaceColor',[1 1 1]);
rectangle('Position',[101.562 -70.3125 7.8125 7.8125], 'FaceColor',[0 0 0]);
rectangle('Position',[93.75 -78.125 7.8125 7.8125], 'FaceColor',[1 1 1]);
rectangle('Position',[101.562 -78.125 7.8125 7.8125], 'FaceColor',[0 0 0]);
rectangle('Position',[93.75 -85.9375 7.8125 7.8125], 'FaceColor',[1 1 1]);
rectangle('Position',[101.562 -85.9375 7.8125 7.8125], 'FaceColor',[0 0 0]);
rectangle('Position',[93.75 -93.75 7.8125 7.8125], 'FaceColor',[1 1 1]);
rectangle('Position',[101.562 -93.75 7.8125 7.8125], 'FaceColor',[0 0 0]);
rectangle('Position',[93.75 -101.562 7.8125 7.8125], 'FaceColor',[1 1 1]);
rectangle('Position',[101.562 -101.562 7.8125 7.8125], 'FaceColor',[0 0 0]);
rectangle('Position',[93.75 -109.375 7.8125 7.8125], 'FaceColor',[1 1 1]);
rectangle('Position',[101.562 -109.375 7.8125 7.8125], 'FaceColor',[0 0 0]);
rectangle('Position',[93.75 -117.188 7.8125 7.8125], 'FaceColor',[1 1 1]);
rectangle('Position',[101.562 -117.188 7.8125 7.8125], 'FaceColor',[0 0 0]);
rectangle('Position',[93.75 -125 7.8125 7.8125], 'FaceColor',[1 1 1]);
rectangle('Position',[101.562 -125 7.8125 7.8125], 'FaceColor',[0 0 0]);
rectangle('Position',[218.75 -23.4375 7.8125 7.8125], 'FaceColor',[0 0 0]);
rectangle('Position',[226.562 -23.4375 7.8125 7.8125], 'FaceColor',[1 1 1]);
rectangle('Position',[218.75 -31.25 7.8125 7.8125], 'FaceColor',[0 0 0]);
rectangle('Position',[226.562 -31.25 7.8125 7.8125], 'FaceColor',[1 1 1]);
rectangle('Position',[218.75 -39.0625 7.8125 7.8125], 'FaceColor',[0 0 0]);
rectangle('Position',[226.562 -39.0625 7.8125 7.8125], 'FaceColor',[1 1 1]);
rectangle('Position',[218.75 -46.875 7.8125 7.8125], 'FaceColor',[0 0 0]);
rectangle('Position',[226.562 -46.875 7.8125 7.8125], 'FaceColor',[1 1 1]);
rectangle('Position',[218.75 -54.6875 7.8125 7.8125], 'FaceColor',[0 0 0]);
rectangle('Position',[226.562 -54.6875 7.8125 7.8125], 'FaceColor',[1 1 1]);
rectangle('Position',[218.75 -62.5 7.8125 7.8125], 'FaceColor',[0 0 0]);
rectangle('Position',[226.562 -62.5 7.8125 7.8125], 'FaceColor',[1 1 1]);
rectangle('Position',[218.75 -70.3125 7.8125 7.8125], 'FaceColor',[0 0 0]);
rectangle('Position',[226.562 -70.3125 7.8125 7.8125], 'FaceColor',[1 1 1]);
rectangle('Position',[218.75 -78.125 7.8125 7.8125], 'FaceColor',[0 0 0]);
rectangle('Position',[226.562 -78.125 7.8125 7.8125], 'FaceColor',[1 1 1]);
rectangle('Position',[218.75 -85.9375 7.8125 7.8125], 'FaceColor',[0 0 0]);
rectangle('Position',[226.562 -85.9375 7.8125 7.8125], 'FaceColor',[1 1 1]);
rectangle('Position',[218.75 -93.75 7.8125 7.8125], 'FaceColor',[0 0 0]);
rectangle('Position',[226.562 -93.75 7.8125 7.8125], 'FaceColor',[1 1 1]);
rectangle('Position',[218.75 -101.562 7.8125 7.8125], 'FaceColor',[0 0 0]);
rectangle('Position',[226.562 -101.562 7.8125 7.8125], 'FaceColor',[1 1 1]);
rectangle('Position',[218.75 -109.375 7.8125 7.8125], 'FaceColor',[0 0 0]);
rectangle('Position',[226.562 -109.375 7.8125 7.8125], 'FaceColor',[1 1 1]);
rectangle('Position',[218.75 -117.188 7.8125 7.8125], 'FaceColor',[0 0 0]);
rectangle('Position',[226.562 -117.188 7.8125 7.8125], 'FaceColor',[1 1 1]);
rectangle('Position',[218.75 -125 7.8125 7.8125], 'FaceColor',[0 0 0]);
rectangle('Position',[226.562 -125 7.8125 7.8125], 'FaceColor',[1 1 1]);
rectangle('Position',[109.375 -226.562 7.8125 7.8125], 'FaceColor',[1 1 1]);
rectangle('Position',[117.188 -226.562 7.8125 7.8125], 'FaceColor',[1 1 1]);
rectangle('Position',[109.375 -234.375 7.8125 7.8125], 'FaceColor',[0 0 0]);
rectangle('Position',[117.188 -234.375 7.8125 7.8125], 'FaceColor',[0 0 0]);
rectangle('Position',[125 -226.562 7.8125 7.8125], 'FaceColor',[1 1 1]);
rectangle('Position',[132.812 -226.562 7.8125 7.8125], 'FaceColor',[1 1 1]);
rectangle('Position',[125 -234.375 7.8125 7.8125], 'FaceColor',[0 0 0]);
rectangle('Position',[132.812 -234.375 7.8125 7.8125], 'FaceColor',[0 0 0]);
rectangle('Position',[265.625 -351.562 7.8125 7.8125], 'FaceColor',[1 1 1]);
rectangle('Position',[273.438 -351.562 7.8125 7.8125], 'FaceColor',[0 0 0]);
rectangle('Position',[265.625 -359.375 7.8125 7.8125], 'FaceColor',[1 1 1]);
rectangle('Position',[273.438 -359.375 7.8125 7.8125], 'FaceColor',[0 0 0]);
rectangle('Position',[265.625 -367.188 7.8125 7.8125], 'FaceColor',[1 1 1]);
rectangle('Position',[273.438 -367.188 7.8125 7.8125], 'FaceColor',[0 0 0]);
rectangle('Position',[265.625 -375 7.8125 7.8125], 'FaceColor',[1 1 1]);
rectangle('Position',[273.438 -375 7.8125 7.8125], 'FaceColor',[0 0 0]);
rectangle('Position',[375 -351.562 7.8125 7.8125], 'FaceColor',[1 1 1]);
rectangle('Position',[382.812 -351.562 7.8125 7.8125], 'FaceColor',[1 1 1]);
rectangle('Position',[375 -359.375 7.8125 7.8125], 'FaceColor',[0 0 0]);
rectangle('Position',[382.812 -359.375 7.8125 7.8125], 'FaceColor',[0 0 0]);
rectangle('Position',[390.625 -351.562 7.8125 7.8125], 'FaceColor',[1 1 1]);
rectangle('Position',[398.438 -351.562 7.8125 7.8125], 'FaceColor',[1 1 1]);
rectangle('Position',[390.625 -359.375 7.8125 7.8125], 'FaceColor',[0 0 0]);
rectangle('Position',[398.438 -359.375 7.8125 7.8125], 'FaceColor',[0 0 0]);
rectangle('Position',[406.25 -351.562 7.8125 7.8125], 'FaceColor',[1 1 1]);
rectangle('Position',[414.062 -351.562 7.8125 7.8125], 'FaceColor',[1 1 1]);
rectangle('Position',[406.25 -359.375 7.8125 7.8125], 'FaceColor',[0 0 0]);
rectangle('Position',[414.062 -359.375 7.8125 7.8125], 'FaceColor',[0 0 0]);
rectangle('Position',[421.875 -351.562 7.8125 7.8125], 'FaceColor',[1 1 1]);
rectangle('Position',[429.688 -351.562 7.8125 7.8125], 'FaceColor',[1 1 1]);
rectangle('Position',[421.875 -359.375 7.8125 7.8125], 'FaceColor',[0 0 0]);
rectangle('Position',[429.688 -359.375 7.8125 7.8125], 'FaceColor',[0 0 0]);
rectangle('Position',[437.5 -351.562 7.8125 7.8125], 'FaceColor',[1 1 1]);
rectangle('Position',[445.312 -351.562 7.8125 7.8125], 'FaceColor',[1 1 1]);
rectangle('Position',[437.5 -359.375 7.8125 7.8125], 'FaceColor',[0 0 0]);
rectangle('Position',[445.312 -359.375 7.8125 7.8125], 'FaceColor',[0 0 0]);
rectangle('Position',[453.125 -351.562 7.8125 7.8125], 'FaceColor',[1 1 1]);
rectangle('Position',[460.938 -351.562 7.8125 7.8125], 'FaceColor',[1 1 1]);
rectangle('Position',[453.125 -359.375 7.8125 7.8125], 'FaceColor',[0 0 0]);
rectangle('Position',[460.938 -359.375 7.8125 7.8125], 'FaceColor',[0 0 0]);
rectangle('Position',[468.75 -351.562 7.8125 7.8125], 'FaceColor',[1 1 1]);
rectangle('Position',[476.562 -351.562 7.8125 7.8125], 'FaceColor',[1 1 1]);
rectangle('Position',[468.75 -359.375 7.8125 7.8125], 'FaceColor',[0 0 0]);
rectangle('Position',[476.562 -359.375 7.8125 7.8125], 'FaceColor',[0 0 0]);
rectangle('Position',[265.625 -382.812 7.8125 7.8125], 'FaceColor',[1 1 1]);
rectangle('Position',[273.438 -382.812 7.8125 7.8125], 'FaceColor',[0 0 0]);
rectangle('Position',[265.625 -390.625 7.8125 7.8125], 'FaceColor',[1 1 1]);
rectangle('Position',[273.438 -390.625 7.8125 7.8125], 'FaceColor',[0 0 0]);
rectangle('Position',[265.625 -398.438 7.8125 7.8125], 'FaceColor',[1 1 1]);
rectangle('Position',[273.438 -398.438 7.8125 7.8125], 'FaceColor',[0 0 0]);
rectangle('Position',[265.625 -406.25 7.8125 7.8125], 'FaceColor',[1 1 1]);
rectangle('Position',[273.438 -406.25 7.8125 7.8125], 'FaceColor',[0 0 0]);
rectangle('Position',[265.625 -414.062 7.8125 7.8125], 'FaceColor',[1 1 1]);
rectangle('Position',[273.438 -414.062 7.8125 7.8125], 'FaceColor',[0 0 0]);
rectangle('Position',[265.625 -421.875 7.8125 7.8125], 'FaceColor',[1 1 1]);
rectangle('Position',[273.438 -421.875 7.8125 7.8125], 'FaceColor',[0 0 0]);
rectangle('Position',[265.625 -429.688 7.8125 7.8125], 'FaceColor',[1 1 1]);
rectangle('Position',[273.438 -429.688 7.8125 7.8125], 'FaceColor',[0 0 0]);
rectangle('Position',[265.625 -437.5 7.8125 7.8125], 'FaceColor',[1 1 1]);
rectangle('Position',[273.438 -437.5 7.8125 7.8125], 'FaceColor',[0 0 0]);
rectangle('Position',[265.625 -445.312 7.8125 7.8125], 'FaceColor',[1 1 1]);
rectangle('Position',[273.438 -445.312 7.8125 7.8125], 'FaceColor',[0 0 0]);
rectangle('Position',[265.625 -453.125 7.8125 7.8125], 'FaceColor',[1 1 1]);
rectangle('Position',[273.438 -453.125 7.8125 7.8125], 'FaceColor',[0 0 0]);
rectangle('Position',[265.625 -460.938 7.8125 7.8125], 'FaceColor',[1 1 1]);
rectangle('Position',[273.438 -460.938 7.8125 7.8125], 'FaceColor',[0 0 0]);
rectangle('Position',[265.625 -468.75 7.8125 7.8125], 'FaceColor',[1 1 1]);
rectangle('Position',[273.438 -468.75 7.8125 7.8125], 'FaceColor',[0 0 0]);
rectangle('Position',[265.625 -476.562 7.8125 7.8125], 'FaceColor',[1 1 1]);
rectangle('Position',[273.438 -476.562 7.8125 7.8125], 'FaceColor',[0 0 0]);
rectangle('Position',[265.625 -484.375 7.8125 7.8125], 'FaceColor',[1 1 1]);
rectangle('Position',[273.438 -484.375 7.8125 7.8125], 'FaceColor',[0 0 0]);
X=[466.667,437.5,406.25,390.625,375,375,312.5,281.25,250,218.75,187.5,187.5,168.75,125,101.562,101.562,101.562,101.562,93.75,62.5,33.3333,33.3333];
Y=[-466.667,-437.5,-406.25,-403.125,-390.625,-375,-312.5,-312.5,-306.25,-281.25,-250,-218.75,-187.5,-150,-125,-117.188,-109.375,-101.562,-93.75,-62.5,-33.3333,-33.3333];
hold on;
plot(X,Y,'r');
plot(X,Y,'bo');
legend('1795.4','Location','southoutside');
